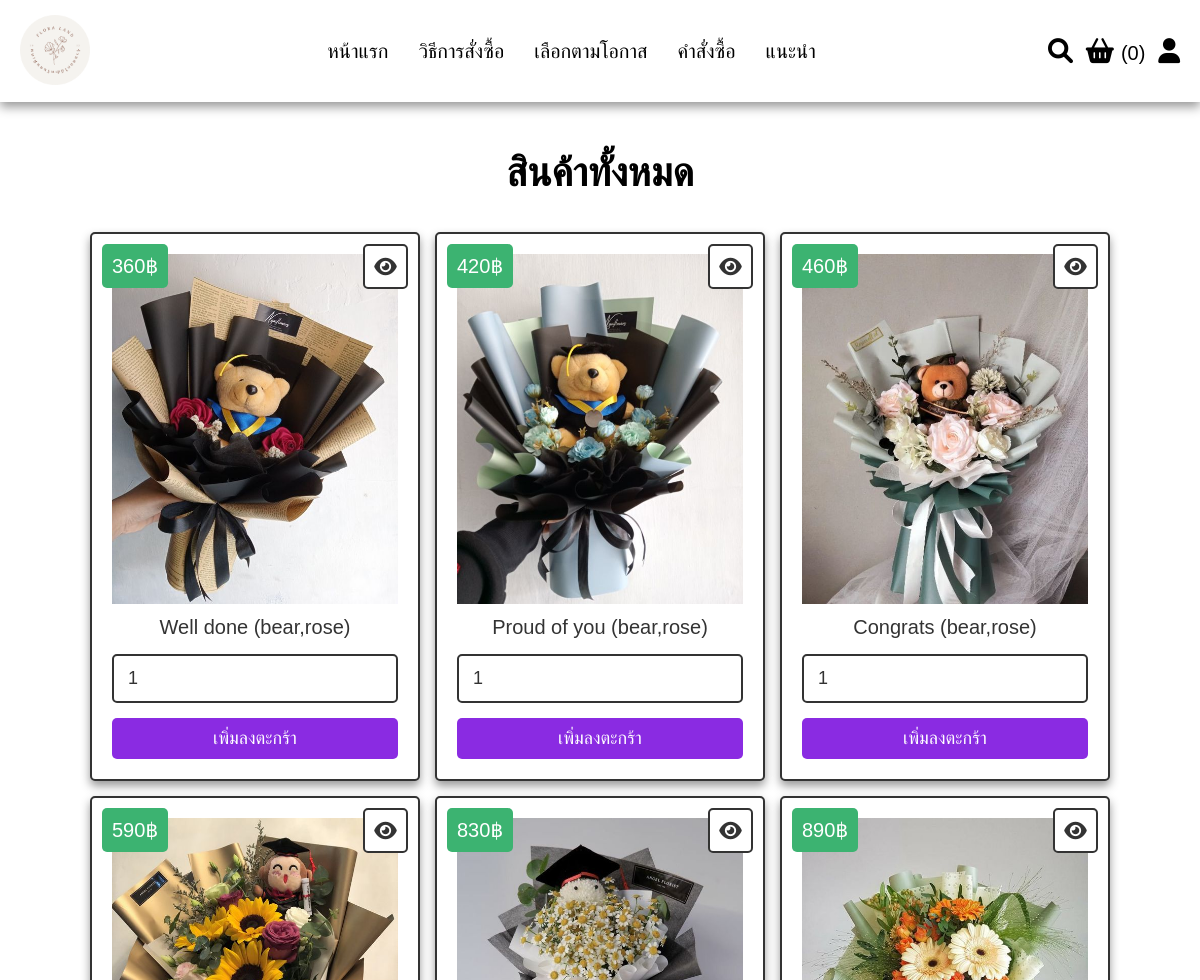
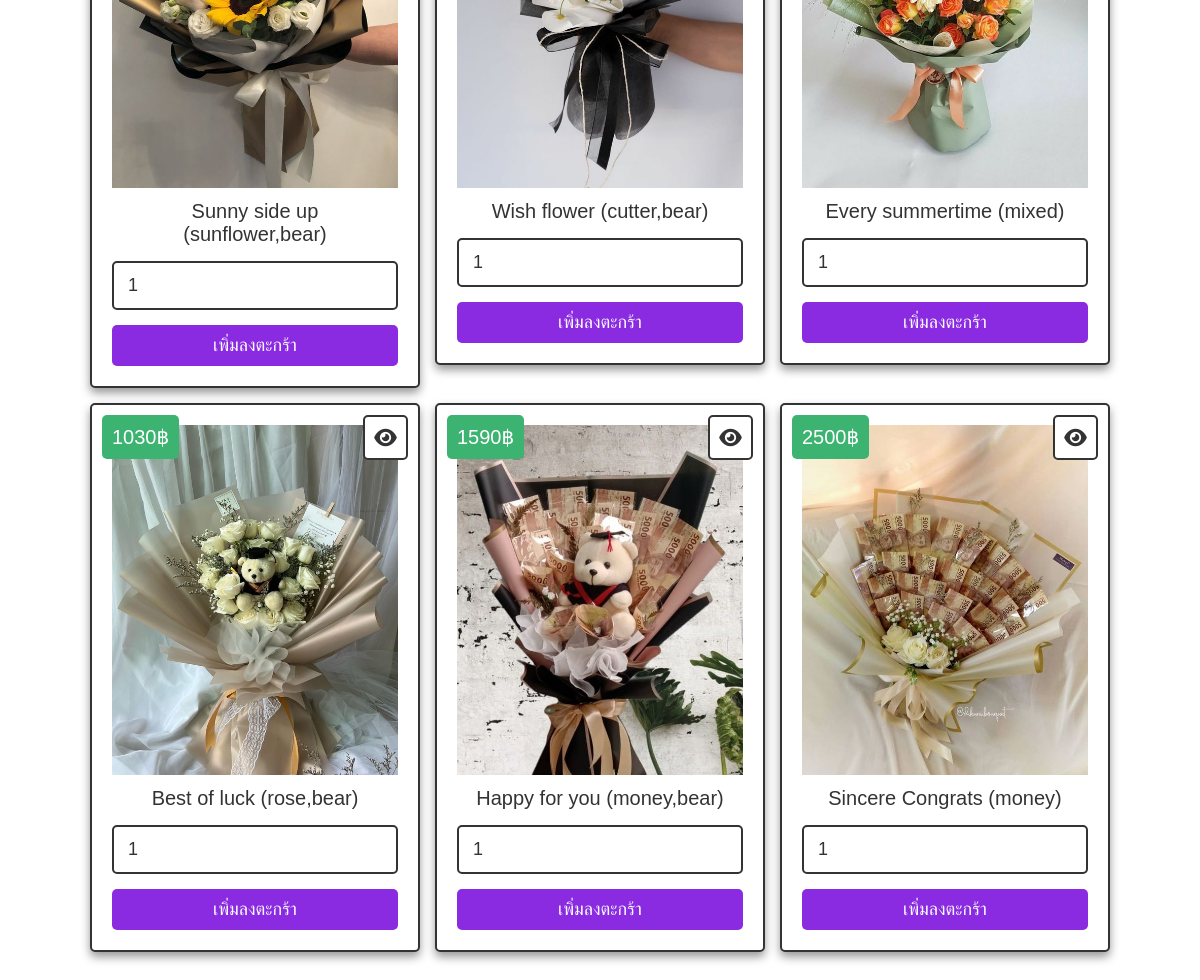
/congrat_detail.php, run on the app's committed database (2 pictures, top to bottom).
### tables this page shows
CREATE TABLE `product` (
  `id` int(100) NOT NULL,
  `name` varchar(100) NOT NULL,
  `details` varchar(500) NOT NULL,
  `price` int(100) NOT NULL,
  `image` varchar(100) NOT NULL,
  `event` char(20) NOT NULL
);

### congrat_detail.php (the view, shortened to what this page needs)
<?php include 'config.php';
?>
<!DOCTYPE html>
<html lang="en">
<head>
   <link rel="stylesheet" href="https://cdnjs.cloudflare.com/ajax/libs/font-awesome/6.0.0/css/all.min.css">
   <link rel="stylesheet" href="css/style.css">
</head>
<body>
<?php include 'header.php'; ?>
<section class="products">
   <h1 class="title">สินค้าทั้งหมด</h1>
   <div class="box-container">
      <?php
         $select_products = mysqli_query($conn, "SELECT * FROM product WHERE event = 'p_congrats'") or die('query failed');
         if(mysqli_num_rows($select_products) > 0){
            while($fetch_products = mysqli_fetch_assoc($select_products)){
      ?>
      <form action="" method="POST" class="box">
         <a href="view_page.php?pid=<?php echo $fetch_products['id']; ?>" class="fas fa-eye"></a>
         <div class="price"><?php echo $fetch_products['price']; ?>฿</div>
         <img src="uploaded_img/<?php echo $fetch_products['image']; ?>" alt="" class="image">
         <div class="name"><?php echo $fetch_products['name']; ?></div>
         <input type="number" name="product_quantity" value="1" min="0" class="qty">
         <input type="submit" value="เพิ่มลงตะกร้า" name="add_to_cart" class="btn">
      </form>
      <?php
         }
      }else{
         echo '<p class="empty">ยังไม่มีการเพิ่มสินค้า!</p>';
      }
      ?>
   </div>
</section>
</body>
</html>

### css/style.css (style rules this page uses)
* { margin: 0; padding: 0; box-sizing: border-box; font-family: Verdana, Geneva, Tahoma, sans-serif; outline: none; border: none; text-decoration: none; transition: .2s linear; }
html { font-size: 62.5%; scroll-behavior: smooth; scroll-padding-top: 6rem; overflow-x: hidden; }
body { background: #fff; }
section { padding: 3rem 2rem; }
.home .content span,h1 { font-size: 3.5rem; color: white; padding: 1rem 0; line-height: 1.5; }
.btn, .delete-btn, .option-btn { display: inline-block; border-radius: .5rem; margin-top: 1rem; font-size: 1.8rem; color:#fff; cursor: pointer; padding:1rem 3rem; }
.btn { background-color: #8A2BE2; }
.title { text-align: center; margin-bottom: 2rem; color: #000; font-size: 4rem; }
.products .box-container { max-width: 1200px; margin:0 auto; display: grid; grid-template-columns: repeat(auto-fit, 33rem); gap: 1.5rem; align-items: flex-start; justify-content: center; }
.products .box-container .box { background-color: #fff; border:.2rem solid #333; box-shadow: 0 .5rem 1rem #999; border-radius: .5rem; padding:2rem; text-align: center; position: relative; }
.products .box-container .box .image { height: 35rem; width: 100%; object-fit: cover; }
.products .box-container .box .fa-eye, .products .box-container .box .price { position: absolute; top:1rem; border-radius: .5rem; }
.products .box-container .box .price { font-size: 2rem; padding:1rem; background-color: #3CB371; color:#fff; left:1rem; }
.products .box-container .box .fa-eye { right:1rem; height: 4.5rem; width: 4.5rem; line-height: 4.2rem; font-size: 2rem; background-color: #fff; color:#333; border:.2rem solid #333; }
.products .box-container .box .name { margin:1rem; font-size: 2rem; color:#333; }
.products .box-container .box .qty { width: 100%; padding:1.2rem 1.4rem; font-size: 1.8rem; color:#333; border:.2rem solid #333; border-radius: .5rem; margin:.5rem 0; }
.products .box-container .box .btn, .products .box-container .box .option-btn { width: 100%; }

### data on the page
product: price "360", image (picture), name "Well done (bear,rose)"
product: price "420", image (picture), name "Proud of you (bear,rose)"
product: price "460", image (picture), name "Congrats (bear,rose)"
product: price "590", image (picture), name "Sunny side up (sunflower,bear)"
product: price "830", image (picture), name "Wish flower (cutter,bear)"
product: price "890", image (picture), name "Every summertime (mixed)"
product: price "1030", image (picture), name "Best of luck (rose,bear)"
product: price "1590", image (picture), name "Happy for you (money,bear)"
product: price "2500", image (picture), name "Sincere Congrats (money)"

### other printed values
$cart_num_rows "0"
